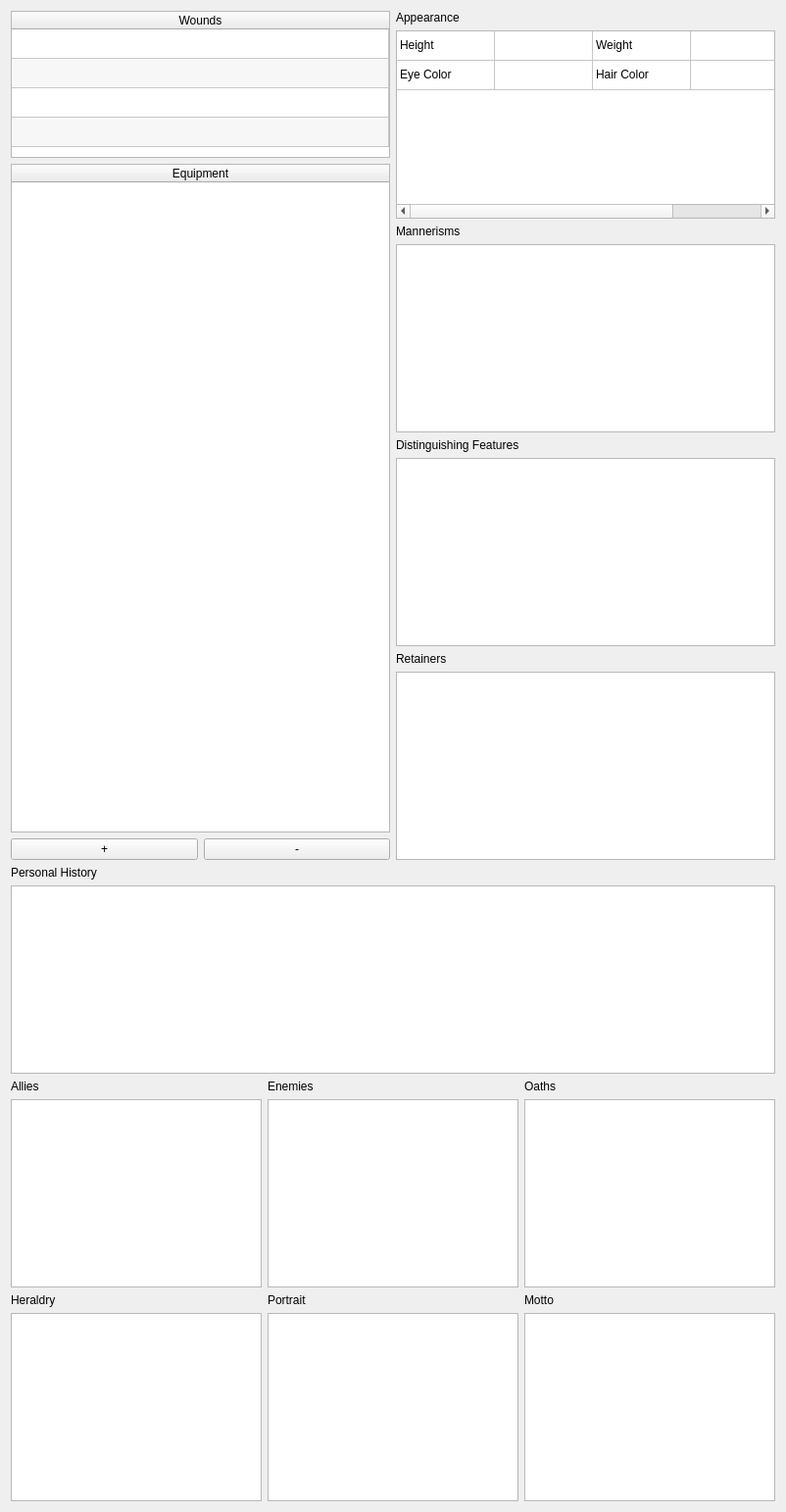
          <widget class="QWidget" name="tab_6">
           <attribute name="title">
            <string>Page 2</string>
           </attribute>
           <layout class="QVBoxLayout" name="verticalLayout_53">
            <item>
             <layout class="QHBoxLayout" name="horizontalLayout_54">
              <item>
               <layout class="QVBoxLayout" name="verticalLayout_52">
                <item>
                 <widget class="QTableWidget" name="woundsTable_sifrp">
                  <property name="maximumSize">
                   <size>
                    <width>16777215</width>
                    <height>150</height>
                   </size>
                  </property>
                  <property name="alternatingRowColors">
                   <bool>true</bool>
                  </property>
                  <attribute name="horizontalHeaderStretchLastSection">
                   <bool>true</bool>
                  </attribute>
                  <attribute name="verticalHeaderVisible">
                   <bool>false</bool>
                  </attribute>
                  <attribute name="verticalHeaderHighlightSections">
                   <bool>false</bool>
                  </attribute>
                  <row>
                   <property name="text">
                    <string/>
                   </property>
                  </row>
                  <row>
                   <property name="text">
                    <string/>
                   </property>
                  </row>
                  <row>
                   <property name="text">
                    <string/>
                   </property>
                  </row>
                  <row>
                   <property name="text">
                    <string/>
                   </property>
                  </row>
                  <column>
                   <property name="text">
                    <string>Wounds</string>
                   </property>
                  </column>
                  <item row="0" column="0">
                   <property name="text">
                    <string/>
                   </property>
                  </item>
                 </widget>
                </item>
                <item>
                 <widget class="QTableWidget" name="equipmentTable_sifrp">
                  <property name="alternatingRowColors">
                   <bool>true</bool>
                  </property>
                  <attribute name="horizontalHeaderStretchLastSection">
                   <bool>true</bool>
                  </attribute>
                  <attribute name="verticalHeaderVisible">
                   <bool>false</bool>
                  </attribute>
                  <column>
                   <property name="text">
                    <string>Equipment</string>
                   </property>
                  </column>
                 </widget>
                </item>
                <item>
                 <layout class="QHBoxLayout" name="horizontalLayout_56">
                  <item>
                   <widget class="QPushButton" name="addRowEquipment_sifrp">
                    <property name="text">
                     <string>+</string>
                    </property>
                   </widget>
                  </item>
                  <item>
                   <widget class="QPushButton" name="removeRowEquipment_sifrp">
                    <property name="text">
                     <string>-</string>
                    </property>
                   </widget>
                  </item>
                 </layout>
                </item>
                <item>
                 <layout class="QHBoxLayout" name="horizontalLayout_57"/>
                </item>
               </layout>
              </item>
              <item>
               <layout class="QVBoxLayout" name="verticalLayout_50">
                <item>
                 <widget class="QLabel" name="label_44">
                  <property name="text">
                   <string>Appearance</string>
                  </property>
                 </widget>
                </item>
                <item>
                 <widget class="QTableWidget" name="appearanceTable_sifrp">
                  <attribute name="horizontalHeaderVisible">
                   <bool>false</bool>
                  </attribute>
                  <attribute name="verticalHeaderVisible">
                   <bool>false</bool>
                  </attribute>
                  <row>
                   <property name="text">
                    <string/>
                   </property>
                  </row>
                  <row>
                   <property name="text">
                    <string/>
                   </property>
                  </row>
                  <column>
                   <property name="text">
                    <string/>
                   </property>
                  </column>
                  <column>
                   <property name="text">
                    <string/>
                   </property>
                  </column>
                  <column>
                   <property name="text">
                    <string/>
                   </property>
                  </column>
                  <column>
                   <property name="text">
                    <string/>
                   </property>
                  </column>
                  <item row="0" column="0">
                   <property name="text">
                    <string>Height</string>
                   </property>
                   <property name="flags">
                    <set>ItemIsEnabled</set>
                   </property>
                  </item>
                  <item row="0" column="1">
                   <property name="text">
                    <string/>
                   </property>
                  </item>
                  <item row="0" column="2">
                   <property name="text">
                    <string>Weight</string>
                   </property>
                   <property name="flags">
                    <set>ItemIsEnabled</set>
                   </property>
                  </item>
                  <item row="0" column="3">
                   <property name="text">
                    <string/>
                   </property>
                  </item>
                  <item row="1" column="0">
                   <property name="text">
                    <string>Eye Color</string>
                   </property>
                   <property name="flags">
                    <set>ItemIsEnabled</set>
                   </property>
                  </item>
                  <item row="1" column="1">
                   <property name="text">
                    <string/>
                   </property>
                  </item>
                  <item row="1" column="2">
                   <property name="text">
                    <string>Hair Color</string>
                   </property>
                   <property name="flags">
                    <set>ItemIsEnabled</set>
                   </property>
                  </item>
                 </widget>
                </item>
                <item>
                 <widget class="QLabel" name="label_47">
                  <property name="text">
                   <string>Mannerisms</string>
                  </property>
                 </widget>
                </item>
                <item>
                 <widget class="QTextEdit" name="mannerismsTextEdit_sifrp"/>
                </item>
                <item>
                 <widget class="QLabel" name="label_48">
                  <property name="text">
                   <string>Distinguishing Features</string>
                  </property>
                 </widget>
                </item>
                <item>
                 <widget class="QTextEdit" name="distFeaturesTextEdit_sifrp"/>
                </item>
                <item>
                 <widget class="QLabel" name="label_49">
                  <property name="text">
                   <string>Retainers</string>
                  </property>
                 </widget>
                </item>
                <item>
                 <widget class="QTextEdit" name="retainersTextEdit_sifrp"/>
                </item>
               </layout>
              </item>
             </layout>
            </item>
            <item>
             <widget class="QLabel" name="label_45">
              <property name="text">
               <string>Personal History</string>
              </property>
             </widget>
            </item>
            <item>
             <widget class="QTextEdit" name="personalHistoryTextEdit_sifrp"/>
            </item>
            <item>
             <layout class="QHBoxLayout" name="horizontalLayout_55">
              <item>
               <layout class="QVBoxLayout" name="verticalLayout_56">
                <item>
                 <widget class="QLabel" name="label_50">
                  <property name="text">
                   <string>Allies</string>
                  </property>
                 </widget>
                </item>
                <item>
                 <widget class="QTextEdit" name="alliesTextEdit_sifrp"/>
                </item>
                <item>
                 <widget class="QLabel" name="label_51">
                  <property name="text">
                   <string>Heraldry</string>
                  </property>
                 </widget>
                </item>
                <item>
                 <widget class="QTextEdit" name="heraldryTextEdit_sifrp"/>
                </item>
               </layout>
              </item>
              <item>
               <layout class="QVBoxLayout" name="verticalLayout_55">
                <item>
                 <widget class="QLabel" name="label_52">
                  <property name="text">
                   <string>Enemies</string>
                  </property>
                 </widget>
                </item>
                <item>
                 <widget class="QTextEdit" name="enemiesTextEdit_sifrp"/>
                </item>
                <item>
                 <widget class="QLabel" name="label_53">
                  <property name="text">
                   <string>Portrait</string>
                  </property>
                 </widget>
                </item>
                <item>
                 <widget class="QTextEdit" name="portraitTextEdit_sifrp"/>
                </item>
               </layout>
              </item>
              <item>
               <layout class="QVBoxLayout" name="verticalLayout_54">
                <item>
                 <widget class="QLabel" name="label_54">
                  <property name="text">
                   <string>Oaths</string>
                  </property>
                 </widget>
                </item>
                <item>
                 <widget class="QTextEdit" name="oathsTextEdit_sifrp"/>
                </item>
                <item>
                 <widget class="QLabel" name="label_55">
                  <property name="text">
                   <string>Motto</string>
                  </property>
                 </widget>
                </item>
                <item>
                 <widget class="QTextEdit" name="mottoTextEdit_sifrp"/>
                </item>
               </layout>
              </item>
             </layout>
            </item>
           </layout>
          </widget>
